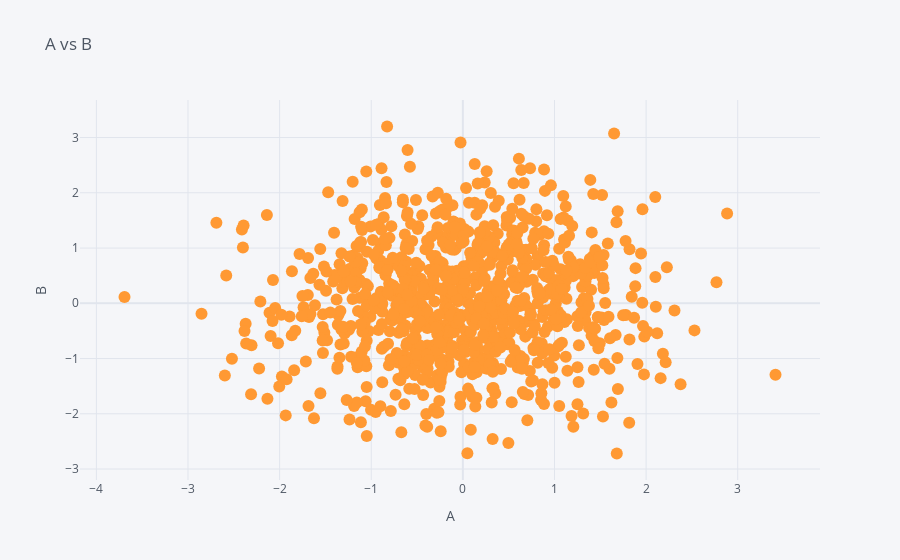

Notebook source saved alongside this figure:
### Code cell
df1.iplot(x='A',y='B',mode="markers",xTitle="A",yTitle="B",title="A vs B")

### Figure 1 — Plotly figure (JSON) as saved in the notebook; plotly's stock layout.template omitted (floating-point values rounded to 4 significant figures; data arrays with more than 128 entries replaced by an {"elided": "..."} marker saying what was removed)
{"data": [{"line": {"color": "rgba(255, 153, 51, 1.0)", "dash": "solid", "shape": "linear", "width": 1.3}, "marker": {"size": 12, "symbol": "circle"}, "mode": "markers", "name": "B", "text": "", "type": "scatter", "x": {"elided": "1000 float values"}, "y": {"elided": "1000 float values"}}], "layout": {"legend": {"bgcolor": "#F5F6F9", "font": {"color": "#4D5663"}}, "paper_bgcolor": "#F5F6F9", "plot_bgcolor": "#F5F6F9", "title": {"font": {"color": "#4D5663"}, "text": "A vs B"}, "xaxis": {"gridcolor": "#E1E5ED", "showgrid": true, "tickfont": {"color": "#4D5663"}, "title": {"font": {"color": "#4D5663"}, "text": "A"}, "zerolinecolor": "#E1E5ED"}, "yaxis": {"gridcolor": "#E1E5ED", "showgrid": true, "tickfont": {"color": "#4D5663"}, "title": {"font": {"color": "#4D5663"}, "text": "B"}, "zerolinecolor": "#E1E5ED"}}}
